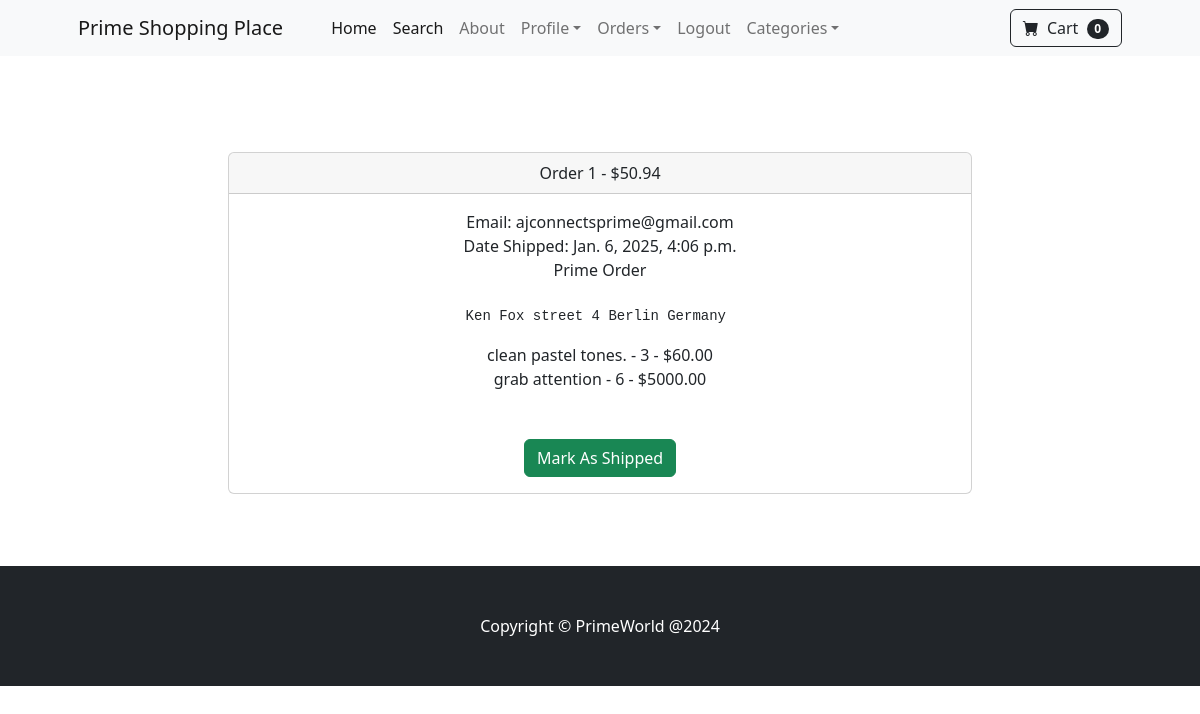
/payment/orders/1 (signed in), run on the app's committed database.
### payment/models.py (models this page shows, shortened)
class Order(models.Model):
    user = models.ForeignKey(User, on_delete=models.CASCADE, null=True, blank=True)
    full_name = models.CharField(max_length=255)
    email = models.EmailField(max_length=255)
    shipping_address = models.TextField(max_length=15000)
    amount_paid = models.DecimalField(max_digits=12, decimal_places=2)
    date_ordered = models.DateTimeField(auto_now_add=True)
    shipped = models.BooleanField(default=False)
    date_shipped = models.DateTimeField(blank=True, null=True)

class OrderItem(models.Model):
    order = models.ForeignKey(Order, on_delete=models.CASCADE, null=True, blank=True)
    product = models.ForeignKey(Product, on_delete=models.CASCADE, null=True, blank=True)
    user = models.ForeignKey(User, on_delete=models.CASCADE, null=True, blank=True)
    quantity = models.PositiveBigIntegerField(default=1)
    price = models.DecimalField(max_digits=12, decimal_places=2)

### store/models.py (models this page shows)
class Product(models.Model):
    name = models.CharField(max_length=100)
    price = models.DecimalField(default=0, decimal_places=2, max_digits=8)
    category = models.ForeignKey(Category, on_delete=models.CASCADE, default=1)
    description = models.CharField(max_length=300, default="", blank=True, null=True)
    image = models.ImageField(upload_to='uploads/product/')
    is_sale = models.BooleanField(default=False)
    sale_price = models.DecimalField(default=0, decimal_places=2, max_digits=8)
    def __str__(self) -> str:
        return self.name
    class Meta:
        verbose_name_plural = 'Product'

### payment/views.py (the view, shortened to what this page needs)
# urls.py: path("orders/<int:pk>", views.orders, name='orders'),
def orders(request, pk):
    if request.user.is_authenticated and request.user.is_superuser:
        order = Order.objects.get(id=pk)
        items = OrderItem.objects.filter(order=pk)
        return render(request, "payment/orders.html", {"order":order, "items":items})
    else:
        messages.success(request, "The Access Denied")
        return redirect('home')

### cart/cart.py (called while the page is built)
    def __len__(self):
        return len(self.cart)

### cart/context_processors.py (called while the page is built)
def cart(request):
    return {'cart': Cart(request)}

### payment/templates/payment/orders.html (shortened to what this page needs)
{% extends 'base.html' %}
{% block content %}
<div class="container">
    <div class="row">
        <center>
            <div class="col-8">
                <br> <br>
                <br> <br>
            <div class="card">
                <div class="card-header">
                  Order {{ order.id }} - ${{ order.amount_paid}}
                </div>
                <div class="card-body">
                   Email: {{ order.email }} <br>
                   {% if order.date_shipped %}
                    Date Shipped: {{ order.date_shipped }}
                   {% else %}
                    Date Ordered: {{ order.date_ordered }}
                   {% endif %}
                   <br>
                   {{ order.full_name }} <br> <br>
                   <pre>{{ order.shipping_address }} <br></pre>
                   {% for item in items %}
                        {{ item.product }} - {{item.quantity }} - ${{ item.price }} <br>
                   {% endfor %}
                   <br> <br>
                   {% if not order.shipped %}
                   <form method="POST">
                    <button type="submit" class="btn btn-success">Mark As Shipped</button>
                   </form>
                    {% else %}
                    <form method="POST">
                        {% csrf_token %}
                        <input type="hidden" name="shipping_status" value="false">
                        <button type="submit" class="btn btn-danger">Mark As Not Shipped</button>
                    </form>
                    {% endif %}
                </div>
            </div>
            <br>
            <br> <br>
            </div>
        </center>
    </div>
</div>
{% endblock %}

### data on the page
Order: id "1", amount_paid "50.94", email "ajconnectsprime@gmail.com", date_shipped "Jan. 6, 2025, 4:06 p.m.", full_name "Prime Order", shipping_address "Ken Fox street 4 Berlin Germany"
OrderItem: product "clean pastel tones.", quantity "3", price "60.00"
OrderItem: product "grab attention", quantity "6", price "5000.00"

### other printed values
{{ cart|length }} "0"
